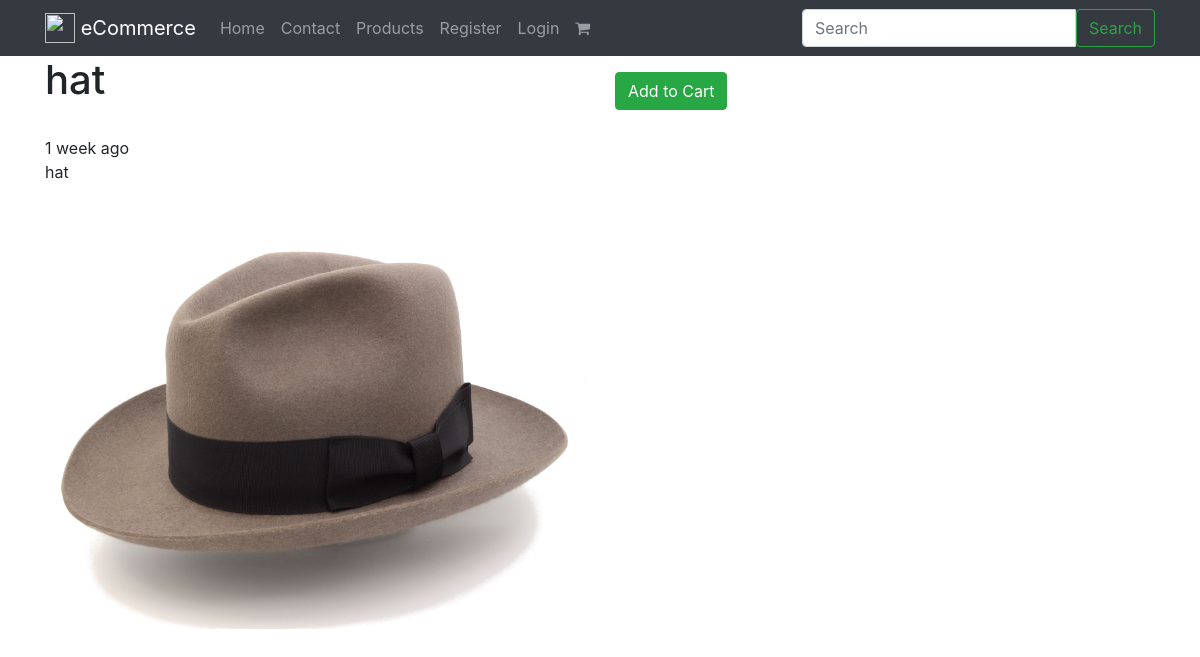
Screenshot of /products/hat/ with the database file from the repository.
### products/models.py (models this page shows, shortened)
class Product(models.Model):
    title = models.CharField(max_length=120)
    slug = models.SlugField(blank=True, default='', unique=True)
    description = models.TextField()
    price = models.DecimalField(decimal_places=2, max_digits=20, default=39.99)
    image = models.ImageField(upload_to=upload_image_path, null=True,
                              blank=True)  # 앞에는 / 없고 뒤에 넣어야 함 - setting에 설정한 media root 로 갈 듯
    featured = models.BooleanField(default=False)
    active = models.BooleanField(default=True)
    timestamp = models.DateTimeField(auto_now_add=True)
    objects = ProductManager()

### products/views.py (the view)
# urls.py: path('<slug>/', views.ProductDetailSlugView.as_view(), name='detail'),
class ProductDetailSlugView(DetailView):
    queryset = Product.objects.all()
    template_name = 'products/product_detail.html'
    def get_context_data(self, *args, **kwargs):
        context = super(ProductDetailSlugView, self).get_context_data(*args, **kwargs)
        cart_obj, new_obj = Cart.objects.new_or_get(self.request)
        context['cart'] = cart_obj
        return context
    def get_object(self, *args, **kwargs):
        request = self.request
        slug = self.kwargs.get('slug')
        try:
            instance = Product.objects.get(slug=slug, active=True)
        except Product.DoesNotExist:
            raise Http404("NOT FOUND!")
        except Product.MultipleObjectsReturned:
            qs = Product.objects.filter(slug=slug, active=True)
            instance = qs.first()
        except:
            raise Http404("Uhhmmmmmm")
        return instance

### carts/models.py (called while the page is built)
def pre_save_cart_receiver(sender, instance, *args, **kwargs):
    if instance.subtotal > 0:
        instance.total = Decimal(instance.subtotal)  * Decimal(1.08) # 8% tax
    else:
        instance.total = 0

    def new_or_get(self, request):
        cart_id = request.session.get("cart_id", None)
        qs = self.get_queryset().filter(id=cart_id)
        if qs.count() == 1:
            new_obj = False
            cart_obj = qs.first()
            if request.user.is_authenticated and cart_obj.user is None:
                cart_obj.user = request.user
                cart_obj.save()
        else:
            cart_obj = self.new(user=request.user)
            new_obj = True
            request.session['cart_id'] = cart_obj.id
        return cart_obj, new_obj

    def new(self, user=None):
        user_obj = None
        if user is not None:
            if user.is_authenticated:
                user_obj = user
        return self.model.objects.create(user=user_obj)

### orders/models.py (called while the page is built)
def post_save_cart_total(sender, instance, created, *args, **kwargs):
    if not created:
        cart_obj = instance
        cart_total = cart_obj.total
        cart_id = cart_obj.id
        qs = Order.objects.filter(cart__id=cart_id)
        if qs.exists() and qs.count() == 1:
            order_obj = qs.first()
            order_obj.update_total()

### products/models.py (called while the page is built)
    def get_queryset(self):
        return ProductQuerySet(self.model, using=self._db)

    def all(self):
        return self.get_queryset().all()

### products/templates/products/product_detail.html
{% extends "base.html" %}
{% block content %}
    <div class='row'>
        <div class='col'>
            <h1>{{ object.title }}</h1><br/>
            {{ object.timestamp|timesince }} ago
            {{ object.description|linebreaks }}<br/>
            {% if object.image %}
                <img src="{{ MEDIA_URL }}/{{ object.image }}" class='img-fluid'/><br/>
            {% else %}
                %No Images found%
            {% endif %}
        </div>
        <div class='col-12 col-md-6'>
            {% include 'products/snippets/update_cart.html' with product=object cart=cart %}
        </div>
    </div>
{% endblock %}}

### rows the page displays
Product: title "hat", timestamp "1 week", description "hat", image (picture)

### other values shown
{{ brand_name }} "eCommerce"
